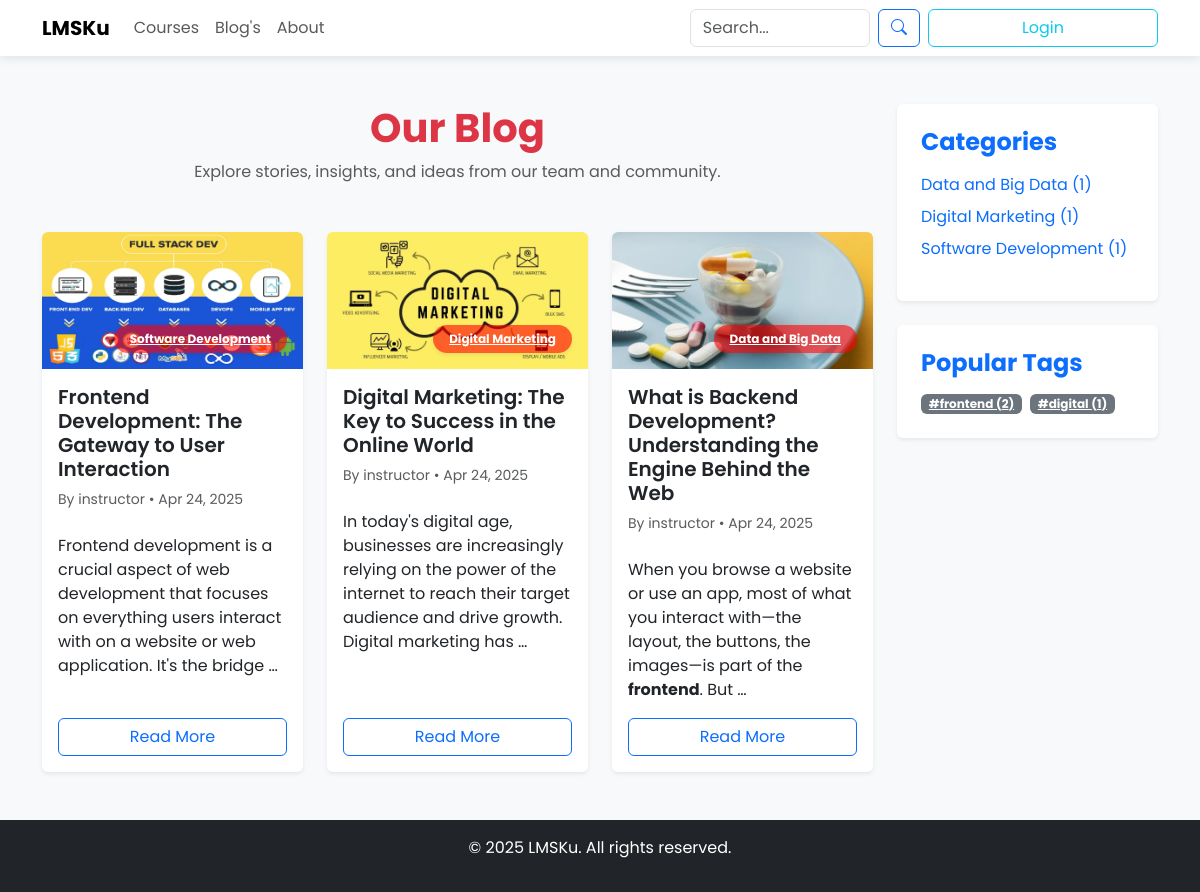
Screenshot of /blog/ with the database file from the repository.
### blog/models.py (models this page shows, shortened)
class BlogPost(models.Model):
    STATUS_CHOICES = (
        ('draft', 'Draft'),
        ('published', 'Published'),
        ('deleted', 'Deleted'),
    )
    title = models.CharField(max_length=200)
    slug = models.SlugField(max_length=200, unique=True)
    content = models.TextField()
    image = models.ImageField(upload_to='blog_images/', blank=True, null=True)
    author = models.ForeignKey(CustomUser, on_delete=models.SET_NULL, null=True)
    category = models.ForeignKey(Category, on_delete=models.SET_NULL, null=True)
    tags = models.ManyToManyField(Tag, blank=True)
    related_courses = models.ManyToManyField(Course, blank=True, related_name='related_posts')
    status = models.CharField(max_length=10, choices=STATUS_CHOICES, default='draft')
    views = models.PositiveIntegerField(default=0)
    date_posted = models.DateTimeField(default=timezone.now)
    date_updated = models.DateTimeField(auto_now=True)
    class Meta:
        ordering = ['-date_posted']

class Tag(models.Model):
    name = models.CharField(max_length=50)
    slug = models.SlugField(max_length=50, unique=True)
    def get_absolute_url(self):
        return reverse('blog:tag-posts', kwargs={'slug': self.slug})

### courses/models.py (models this page shows, shortened)
class Category(models.Model):
    user = models.ForeignKey(CustomUser, on_delete=models.CASCADE)  # Relasi dengan pengguna
    name = models.CharField(max_length=250)
    slug = models.SlugField(unique=True, blank=True, null=True)  # Kolom slug yang unik

### authentication/models.py (models this page shows)
class CustomUser(AbstractUser):
    gen = {
        "male":"male",
        "female":"female",
    }
    edu = {
        "Basic":"Basic",
        "Secondary":"Secondary",
        "Higher":"Higher",
        "Diploma":"Diploma",
        "Bachelor's":"Bachelor",
        "Master":"Master",
        "Doctorate":"Doctorate",
    }
    choice_country = [
        ('af', 'Afganistan'),
        ('al', 'Albania'),
        ('dz', 'Aljazair'),
        ('ad', 'Andorra'),
        ('ao', 'Angola'),
        ('ar', 'Argentina'),
        ('am', 'Armenia'),
        ('au', 'Australia'),
        ('at', 'Austria'),
        ('az', 'Azerbaijan'),
        ('bs', 'Bahama'),
        ('bh', 'Bahrain'),
        ('bd', 'Bangladesh'),
        ('bb', 'Barbados'),
        ('by', 'Belarusia'),
        ('be', 'Belgia'),
        ('bz', 'Belize'),
        ('bj', 'Benin'),
        ('bt', 'Bhutan'),
        ('bo', 'Bolivia'),
        ('ba', 'Bosnia dan Herzegovina'),
        ('bw', 'Botswana'),
        ('br', 'Brasil'),
        ('bn', 'Brunei'),
        ('bg', 'Bulgaria'),
        ('bf', 'Burkina Faso'),
        ('bi', 'Burundi'),
        ('kh', 'Kamboja'),
        ('cm', 'Kamerun'),
        ('ca', 'Kanada'),
        ('cv', 'Cape Verde'),
        ('cf', 'Republik Afrika Tengah'),
        ('td', 'Chad'),
        ('cl', 'Cile'),
        ('cn', 'Cina'),
        ('co', 'Kolombia'),
        ('km', 'Komoro'),
        ('cd', 'Republik Demokratik Kongo'),
        ('cg', 'Kongo'),
        ('cr', 'Kosta Rika'),
        ('hr', 'Kroasia'),
        ('cu', 'Kuba'),
        ('cy', 'Siprus'),
        ('cz', 'Ceko'),
        ('ci', 'Pantai Gading'),
        ('dk', 'Denmark'),
        ('dj', 'Djibouti'),
        ('dm', 'Dominika'),
        ('do', 'Republik Dominika'),
        ('ec', 'Ekuador'),
        ('eg', 'Mesir'),
        ('sv', 'El Salvador'),
        ('gq', 'Guinea Khatulistiwa'),
        ('er', 'Eritrea'),
        ('ee', 'Estonia'),
        ('et', 'Etiopia'),
        ('fj', 'Fiji'),
        ('fi', 'Finlandia'),
        ('fr', 'Perancis'),
        ('ga', 'Gabon'),
        ('gm', 'Gambia'),
        ('ge', 'Georgia'),
        ('de', 'Jerman'),
        ('gh', 'Ghana'),
        ('gr', 'Yunani'),
        ('gt', 'Guatemala'),
        ('gn', 'Guinea'),
        ('gw', 'Guinea-Bissau'),
        ('gy', 'Guyana'),
        ('ht', 'Haiti'),
        ('hn', 'Honduras'),
        ('hu', 'Hongaria'),
        ('is', 'Islandia'),
        ('in', 'India'),
        ('id', 'Indonesia'),
        ('ir', 'Iran'),
        ('iq', 'Irak'),
        ('ie', 'Irlandia'),
        ('il', 'Israel'),
        ('it', 'Italia'),
        ('jm', 'Jamaika'),
        ('jp', 'Jepang'),
        ('jo', 'Yordania'),
        ('kz', 'Kazakhstan'),
        ('ke', 'Kenya'),
        ('ki', 'Kiribati'),
        ('kr', 'Korea Selatan'),
        ('kw', 'Kuwait'),
        ('kg', 'Kirgizstan'),
        ('la', 'Laos'),
        ('lv', 'Latvia'),
        ('lb', 'Libanon'),
        ('ls', 'Lesotho'),
        ('lr', 'Liberia'),
        ('ly', 'Libya'),
        ('li', 'Liechtenstein'),
        ('lt', 'Lituania'),
        ('lu', 'Luxembourg'),
        ('mk', 'Makedonia Utara'),
        ('mg', 'Madagaskar'),
        ('mw', 'Malawi'),
        ('my', 'Malaysia'),
        ('mv', 'Maladewa'),
        ('ml', 'Mali'),
        ('mt', 'Malta'),
        ('mh', 'Kepulauan Marshall'),
        ('mr', 'Mauritania'),
        ('mu', 'Mauritius'),
        ('mx', 'Meksiko'),
        ('fm', 'Micronesia'),
        ('md', 'Moldova'),
        ('mc', 'Monako'),
        ('mn', 'Mongolia'),
        ('me', 'Montenegro'),
        ('ma', 'Maroko'),
        ('mz', 'Mozambik'),
        ('mm', 'Myanmar'),
        ('na', 'Namibia'),
        ('np', 'Nepal'),
        ('nl', 'Belanda'),
        ('nz', 'Selandia Baru'),
        ('ni', 'Nikaragua'),
        ('ne', 'Niger'),
        ('ng', 'Nigeria'),
        ('no', 'Norwegia'),
        ('om', 'Oman'),
        ('pk', 'Pakistan'),
        ('pw', 'Palau'),
        ('pa', 'Panama'),
        ('pg', 'Papua Nugini'),
        ('py', 'Paraguay'),
        ('pe', 'Peru'),
        ('ph', 'Filipina'),
        ('pl', 'Polandia'),
        ('pt', 'Portugal'),
        ('qa', 'Qatar'),
        ('ro', 'Rumania'),
        ('ru', 'Rusia'),
        ('rw', 'Rwanda'),
        ('ws', 'Samoa'),
        ('st', 'São Tomé dan Príncipe'),
        ('sa', 'Arab Saudi'),
        ('sn', 'Senegal'),
        ('rs', 'Serbia'),
        ('sc', 'Seychelles'),
        ('sl', 'Sierra Leone'),
        ('sg', 'Singapura'),
        ('sk', 'Slovakia'),
        ('si', 'Slovenia'),
        ('sb', 'Kepulauan Solomon'),
        ('so', 'Somalia'),
        ('za', 'Afrika Selatan'),
        ('es', 'Spanyol'),
        ('lk', 'Sri Lanka'),
        ('sd', 'Sudan'),
        ('sr', 'Suriname'),
        ('se', 'Swedia'),
        ('ch', 'Swiss'),
        ('sy', 'Suriah'),
        ('tw', 'Taiwan'),
        ('tj', 'Tajikistan'),
        ('tz', 'Tanzania'),
        ('th', 'Thailand'),
        ('tl', 'Timor Leste'),
        ('tg', 'Togo'),
        ('to', 'Tonga'),
        ('tt', 'Trinidad dan Tobago'),
        ('tn', 'Tunisia'),
        ('tr', 'Turki'),
        ('tm', 'Turkmenistan'),
        ('ug', 'Uganda'),
        ('ua', 'Ukraina'),
        ('ae', 'Uni Emirat Arab'),
        ('gb', 'Inggris'),
        ('us', 'Amerika Serikat'),
        ('uy', 'Uruguay'),
        ('uz', 'Uzbekistan'),
        ('vu', 'Vanuatu'),
        ('va', 'Vatikans'),
        ('ve', 'Venezuela'),
        ('vn', 'Vietnam'),
        ('ye', 'Yaman'),
        ('zm', 'Zambia'),
        ('zw', 'Zimbabwe'),
        ('ps', 'Palestina')  # Palestina ditambahkan
    ]
    email = models.EmailField(_("email address"), unique=True)  # Menambahkan unique=True
    phone = models.CharField(max_length=20, blank=True, null=True)
    gender = models.CharField(max_length=10, choices=[('M', 'Male'), ('F', 'Female')], blank=True, null=True)
    country = models.CharField(
        max_length=2,
        choices=choice_country,
        null=True,  # Mengizinkan nilai null di database
        blank=True,  # Mengizinkan form kosong
        default='id'  # Indonesia sebagai default
    )
    birth = models.DateField(null=True, blank=True)
    photo = models.ImageField(upload_to='profile_pics/', blank=True, null=True)
    address = models.TextField(blank=True, null=True)
    hobby = models.CharField(_("hobby"), max_length=150, blank=True)
    education = models.CharField(_("education"), max_length=10, choices=edu,blank=True)
    gender = models.CharField(_("gender"), max_length=8, choices=gen,blank=True)
    university = models.ForeignKey(Universiti, on_delete=models.CASCADE, blank=True, null=True, verbose_name=_("university"))
    tiktok = models.CharField(_("tiktok"), max_length=200, blank=True)
    youtube = models.CharField(_("youtube"), max_length=200, blank=True)
    facebook = models.CharField(_("facebook"), max_length=200, blank=True)
    instagram = models.CharField(_("instagram"), max_length=200, blank=True)
    linkedin = models.CharField(_("linkedin"), max_length=200, blank=True)
    twitter = models.CharField(_("twitter"), max_length=200, blank=True)
    is_member = models.BooleanField(_("member status"), default=False, help_text=_("Designates whether the user can log into this admin member."))
    is_subscription = models.BooleanField(_("subscription status"), default=False, help_text=_("Designates whether the user can log into this admin subscription."))
    is_instructor = models.BooleanField(_("instructor status"), default=False, help_text=_("Designates whether the user can log into this admin instructor."))
    is_partner = models.BooleanField(_("partner status"), default=False, help_text=_("Designates whether the user can log into this admin partner."))
    is_audit = models.BooleanField(_("audit status"), default=False, help_text=_("Designates whether the user can log into this admin audit."))
    is_learner = models.BooleanField(_("learner status"), default=True, help_text=_("Designates whether the user can log into this admin learner."))
    is_note = models.BooleanField(_("note status"), default=False, help_text=_("Designates whether the user can log into this admin note."))
    EMAIL_FIELD = "email"
    USERNAME_FIELD = "email"
    REQUIRED_FIELDS = ["username"]
    def __str__(self):
        return self.username

### blog/views.py (the view)
# urls.py: path('blog/', views.BlogListView.as_view(), name='blog-list'),
class BlogListView(ListView):
    model = BlogPost
    template_name = 'blog/blog_list.html'
    context_object_name = 'posts'
    paginate_by = 6
    def get_queryset(self):
        return BlogPost.objects.filter(status='published').order_by('-date_posted')
    def get_context_data(self, **kwargs):
        context = super().get_context_data(**kwargs)
        categories = CourseCategory.objects.filter(blogpost__status='published').distinct()
        context['categories'] = [
            {
                'category': cat,
                'post_count': cat.blogpost_set.filter(status='published').count(),
                'url': reverse('blog:category-posts', kwargs={'slug': cat.slug})  # Sekarang menghasilkan /blog/category/<slug>/
            }
            for cat in categories
        ]
        tags = Tag.objects.filter(blogpost__status='published').distinct()
        context['tags'] = [
            {'tag': tag, 'post_count': tag.blogpost_set.filter(status='published').count()}
            for tag in tags
        ]
        return context

### authentication/context_processors.py (called while the page is built)
def search_history_context(request):
    search_history = []
    if request.user.is_authenticated:
        search_history = SearchHistory.objects.filter(user=request.user).order_by('-search_date')[:10]
    else:
        cache_key = f"search_history_anonymous_{request.session.session_key or 'default'}"
        search_history = cache.get(cache_key, [])
    return {
        'search_history': search_history
    }

### templates/blog/blog_list.html (shortened to what this page needs)
{% extends 'home/base.html' %}
{% load static blog_filters %}
{% block content %}
<section class="py-5 bg-light">
  <div class="container">
    <div class="row">
      <div class="col-lg-9">
        <div class="text-center mb-5">
          <h1 class="fw-bold text-danger">
            {% if current_category %}
              {{ current_category.name }}
            {% elif current_tag %}
              Posts tagged "{{ current_tag.name }}"
            {% else %}
              Our Blog
            {% endif %}
          </h1>
          <p class="text-muted">Explore stories, insights, and ideas from our team and community.</p>
        </div>
        <div class="row g-4">
          {% for post in posts %}
          <div class="col-md-4">
            <div class="card border-0 shadow-sm h-100">
              <div class="position-relative">
                {% if post.image %}
                  <img src="{{ post.image.url }}" class="img-fluid w-100 rounded-top" alt="{{ post.title|truncatewords:6 }}">
                {% endif %}
                {% if post.category %}
                  <a href="{% url 'blog:category-posts' slug=post.category.slug %}" rel="canonical"
                     class="badge text-white position-absolute bottom-0 end-0 m-3 px-3 py-2 shadow-sm rounded-pill d-inline-block"
                     style="background-color: rgba(255, 0, 0, 0.6); max-width: 75%; white-space: nowrap; overflow: hidden; text-overflow: ellipsis;">
                    {{ post.category.name }}
                  </a>
                {% endif %}
              </div>
              <div class="card-body d-flex flex-column">
                <h5 class="card-title fw-semibold">
                  <a href="{% url 'blog:blog-detail' slug=post.slug %}" rel="canonical" class="text-dark text-decoration-none">
                    {{ post.title|truncatewords:10 }}
                  </a>
                </h5>
                <p class="small text-muted mb-2">
                  By {{ post.author|default:"Unknown" }} • {{ post.date_posted|date:"M d, Y" }}
                </p>
                <p class="card-text text-muted">{{ post.content|safe|truncatewords:25 }}</p>
                <div class="mt-auto">
                  <a href="{% url 'blog:blog-detail' slug=post.slug %}" class="btn btn-outline-primary w-100">Read More</a>
                </div>
              </div>
            </div>
          </div>
          {% empty %}
          <div class="col-12">
            <div class="alert alert-warning text-center">No posts found in this section.</div>
          </div>
          {% endfor %}
        </div>
      </div>
      <div class="col-lg-3">
        <div class="mb-4 p-4 bg-white rounded shadow-sm">
          <h4 class="fw-bold mb-3 text-primary">Categories</h4>
          <ul class="list-unstyled">
            {% for cat_data in categories %}
              <li class="mb-2">
                <a rel="canonical" href="{{ cat_data.url }}" class="text-decoration-none {% if current_category == cat_data.category %}fw-bold text-dark{% endif %}">
                  {{ cat_data.category.name }} ({{ cat_data.post_count }})
                </a>
              </li>
            {% empty %}
              <li class="text-muted">No categories available.</li>
            {% endfor %}
          </ul>
        </div>
        <div class="p-4 bg-white rounded shadow-sm">
          <h4 class="fw-bold mb-3 text-primary">Popular Tags</h4>
          <div class="d-flex flex-wrap gap-2">
            {% for tag_data in tags %}
              <a rel="canonical" href="{{ tag_data.tag.get_absolute_url }}" class="badge bg-secondary text-white">
                #{{ tag_data.tag.name }} ({{ tag_data.post_count }})
              </a>
            {% empty %}
              <span class="text-muted">No tags available.</span>
            {% endfor %}
          </div>
        </div>
      </div>
    </div>
  </div>
</section>
{% endblock %}

### templates/home/base.html (style rules this page uses)
body { font-family: 'Poppins', sans-serif; background-color: #f8f9fa; min-height: 100vh; display: flex; flex-direction: column; }
.card { border: none; transition: transform 0.3s; }

### rows the page displays
BlogPost: image (picture), category.name "Software Development", title "Frontend Development: The Gateway to User Interaction", author "instructor", date_posted "Apr 24, 2025", content "Frontend development is a crucial aspect of web development that focuses on everything users interact with on a website or web application. It's the bridge …"
BlogPost: image (picture), category.name "Digital Marketing", title "Digital Marketing: The Key to Success in the Online World", author "instructor", date_posted "Apr 24, 2025", content "In today's digital age, businesses are increasingly relying on the power of the internet to reach their target audience and drive growth. Digital marketing has …"
BlogPost: image (picture), category.name "Data and Big Data", title "What is Backend Development? Understanding the Engine Behind the Web", author "instructor", date_posted "Apr 24, 2025", content "When you browse a website or use an app, most of what you interact with—the layout, the buttons, the images—is part of the frontend . But …"
Category: category.name "Data and Big Data", post_count "1"
Category: category.name "Digital Marketing", post_count "1"
Category: category.name "Software Development", post_count "1"
Tag: tag.name "frontend", post_count "2"
Tag: tag.name "digital", post_count "1"
